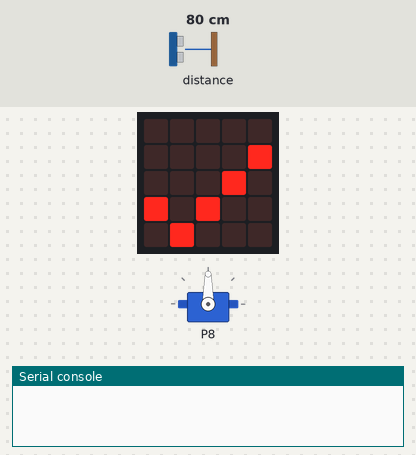
A program run on a simulated BBC micro:bit (MakeCode). Parts: the board's 5×5 LED display, servo, the last lines printed to the serial console. Inputs (shaded band) come from the test bench; at power-on: distance to the obstacle 80 cm.

Above: at 1.8 s.
1.9 s: distance to the obstacle set to 2 cm
At 3.1 s:
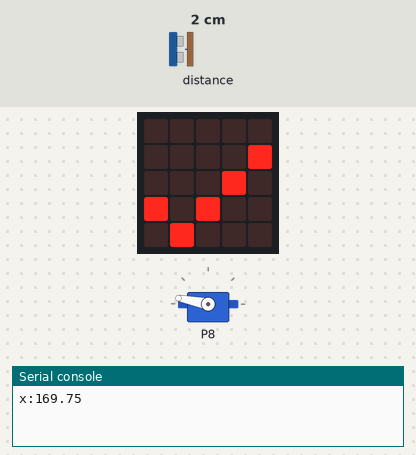
3.4 s: distance to the obstacle set to 4 cm
At 4.7 s:
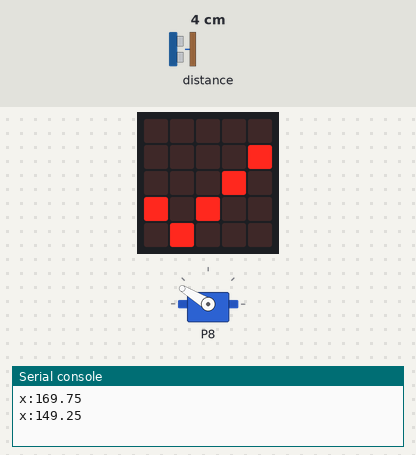
5.0 s: distance to the obstacle set to 18 cm
At 5.6 s:
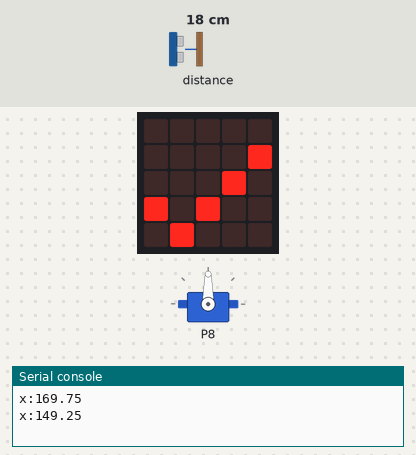
6.5 s: distance to the obstacle set to 7 cm
At 7.8 s:
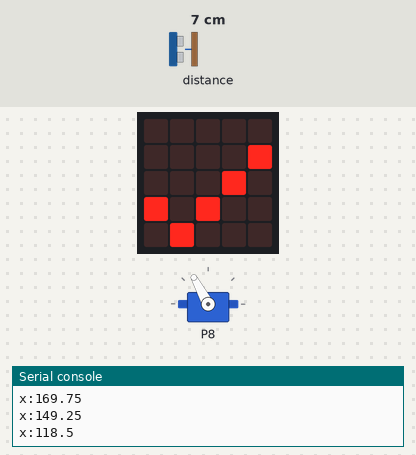
8.1 s: distance to the obstacle set to 35 cm
At 8.7 s:
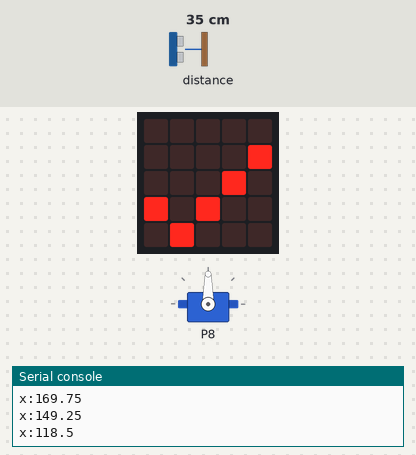
Timing chart, 0 to 10.7 s (numbered marks = the images above; inputs shaded):
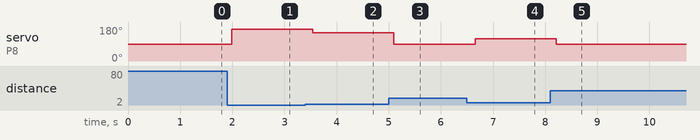

The program:

main.ts
```typescript
let drehmoment = 0
let distanz_vorher = 0
let distanz_zeit = 0
let distanz = 0
basic.showIcon(IconNames.Yes)
basic.forever(function () {
    distanz = sonar.ping(
    DigitalPin.P0,
    DigitalPin.P2,
    PingUnit.Centimeters
    )
    distanz_zeit = sonar.ping(
    DigitalPin.P0,
    DigitalPin.P2,
    PingUnit.MicroSeconds
    )
    if (distanz != distanz_vorher) {
        if (distanz < 10) {
            drehmoment = Math.map(distanz, 9, 1, 98, 180)
            serial.writeValue("x", drehmoment)
            pins.servoWritePin(AnalogPin.P8, drehmoment)
        } else {
            pins.servoWritePin(AnalogPin.P8, 90)
        }
    }
    distanz_vorher = distanz
    basic.pause(200)
})
```

test.ts
```typescript
// Hier kann man Tests durchführen; diese Datei wird nicht kompiliert, wenn dieses Paket als Erweiterung verwendet wird.
```

Measured:
- after the input at 1.9 s, servo on P8: 90° → 169° after 0.09 s
- after the input at 3.4 s, servo on P8: 169° → 149° after 0.14 s
- after the input at 5.0 s, servo on P8: 149° → 90° after 0.09 s
- after the input at 6.5 s, servo on P8: 90° → 118° after 0.16 s
- after the input at 8.1 s, servo on P8: 118° → 90° after 0.11 s
